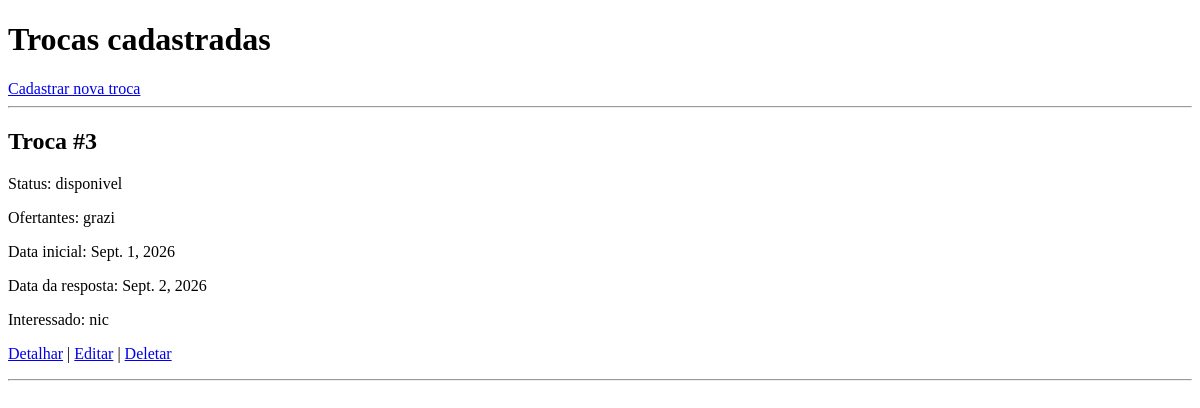
The app's page /trocas/listar/, older data.
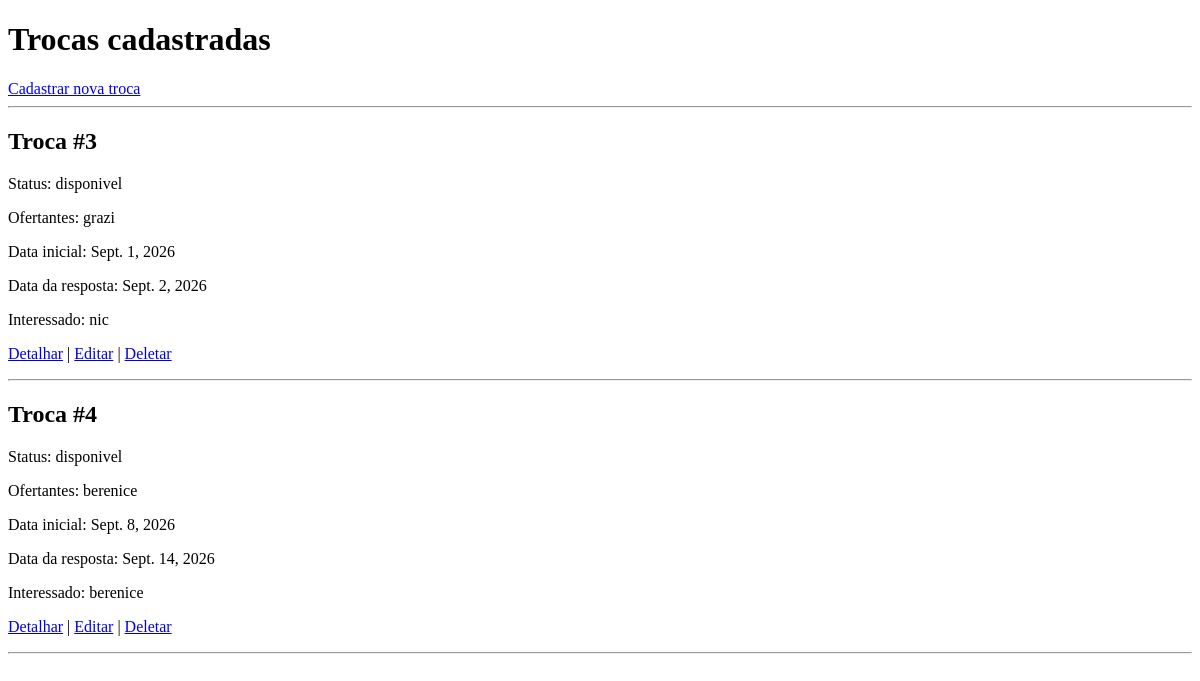
The same page, newer data.
### trocas/models.py (models this page shows, shortened)
class Troca(models.Model):
    status = models.CharField(max_length=20)
    ofertantes = models.CharField(max_length=100)
    data_inicial = models.DateField()
    data_resposta = models.DateField(null=True, blank=True)
    interessado = models.CharField(max_length=100)
    usuarios = models.ManyToManyField('usuario.Usuario', through='UsuarioTroca.UsuarioTroca', related_name='trocas')
    objetos = models.ManyToManyField('objetos.Objeto', through='ObjetoTroca.ObjetoTroca', related_name='trocas')

### trocas/views.py (the view)
# urls.py: path("listar/", views.listar_trocas, name="listar_trocas"),
def listar_trocas(request):
    trocas = Troca.objects.all()
    return render(request, 'trocas/listar.html', {'trocas': trocas})

### trocas/templates/trocas/listar.html (shortened to what this page needs)
<!DOCTYPE html>
<html lang="pt-br">
<head>
</head>
<body>
    <h1>Trocas cadastradas</h1>
    <a href="{% url 'trocas:criar_troca' %}">Cadastrar nova troca</a>
    <hr>
    {% for troca in trocas %}
        <h2>Troca #{{ troca.id }}</h2>
        <p>Status: {{ troca.status }}</p>
        <p>Ofertantes: {{ troca.ofertantes }}</p>
        <p>Data inicial: {{ troca.data_inicial }}</p>
        <p>Data da resposta: {{ troca.data_resposta }}</p>
        <p>Interessado: {{ troca.interessado }}</p>
      <p>
            <a href="{% url 'trocas:detalhar_troca' troca.id %}">Detalhar</a> |
            <a href="{% url 'trocas:editar_troca' troca.id %}">Editar</a> |
            <a href="{% url 'trocas:deletar_troca' troca.id %}">Deletar</a>
        </p>
        <hr>
    {% empty %}
        <p>Nenhuma troca cadastrada.</p>
    {% endfor %}
</body>
</html>

Row changes from the older to the newer data that the page shows:
added Troca: id "4", status "disponivel", ofertantes "berenice", data_inicial "Sept. 8, 2026", data_resposta "Sept. 14, 2026", interessado "berenice"
